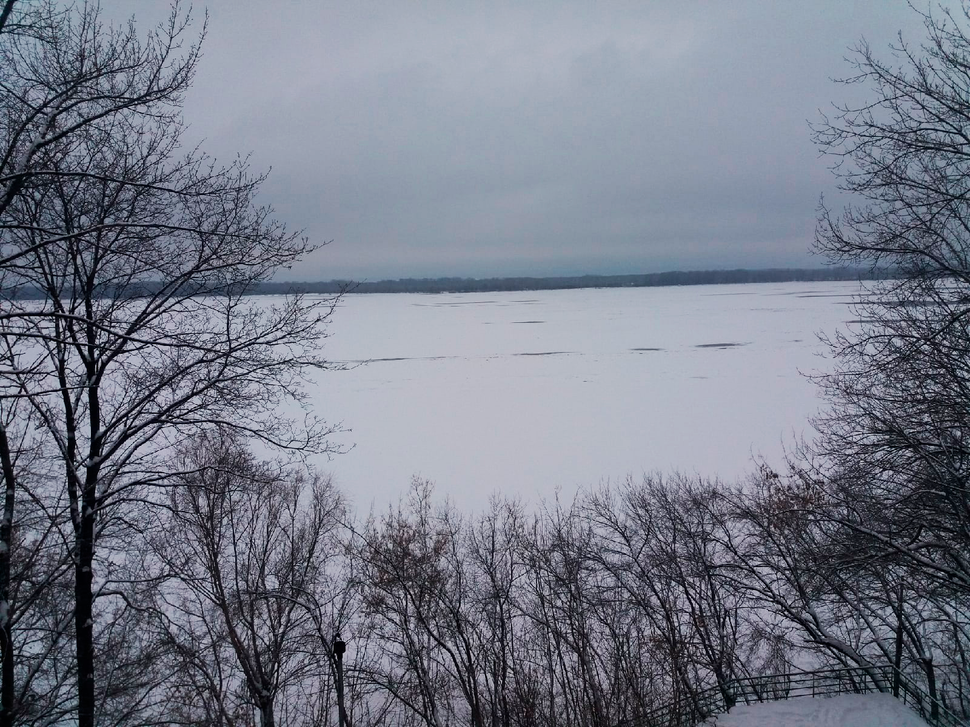
#> input picture lab 4/image.png, 970 x 727 px, shrunk from 1600 x 1200 before the run
$ python math_white.py
#> lines starting #> are read from the running program, lines starting #| are printed output that depends on the picture
#> further down, orig_image is the input picture: shape (727, 970, 3); mean B, G, R 137.2, 123.2, 118.1
import cv2
import numpy as np
from numpy import dstack

Rw = 141
Gw = 144
Bw = 153

diag_matrix = np.array([[255 / Rw, 0, 0],
                        [0, 255 / Gw, 0],
                        [0, 0, 255 / Bw]])


def correct_color(image):
    b, g, r = cv2.split(image)
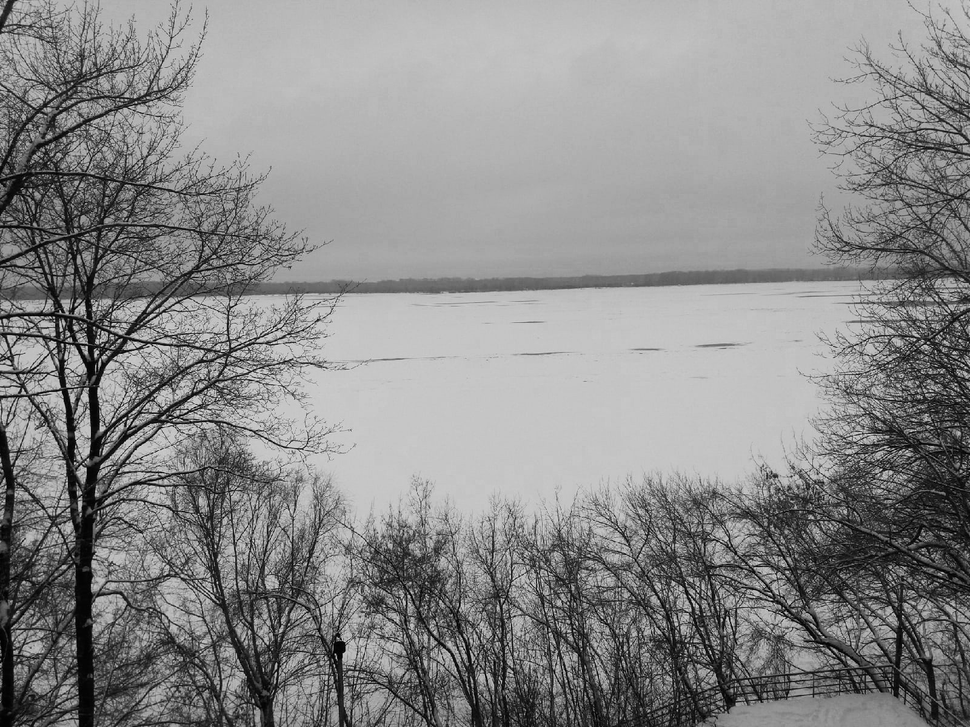
#> b: shape (727, 970); min 0, max 235, mean 137.2
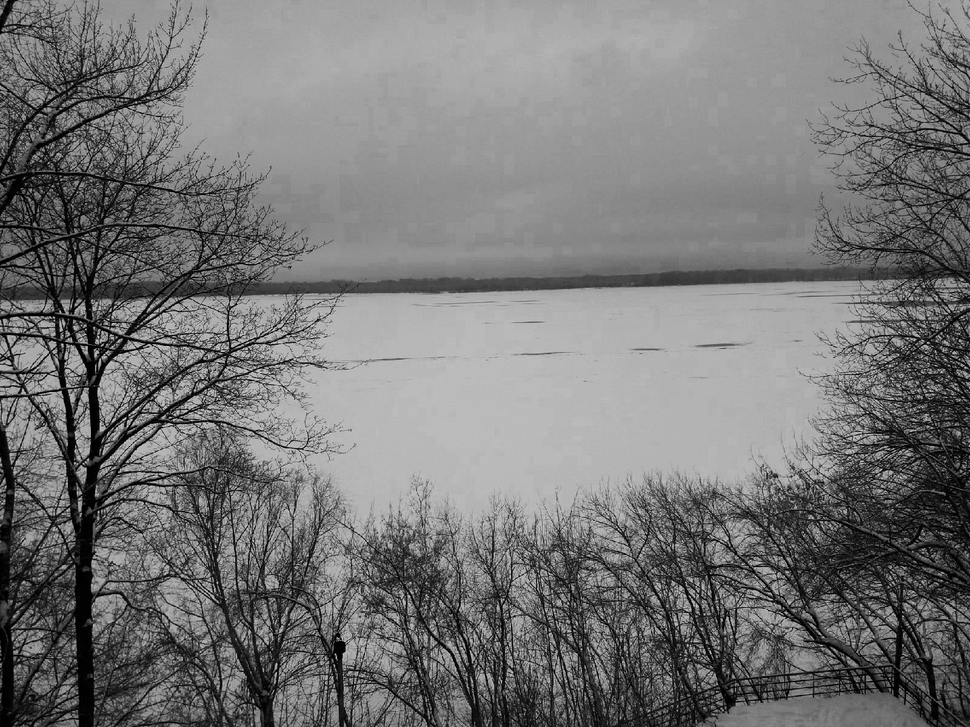
#> r: shape (727, 970); min 0, max 223, mean 118.1
    balance_r = diag_matrix[0][0] * r + diag_matrix[0][1] * g + diag_matrix[0][2] * b
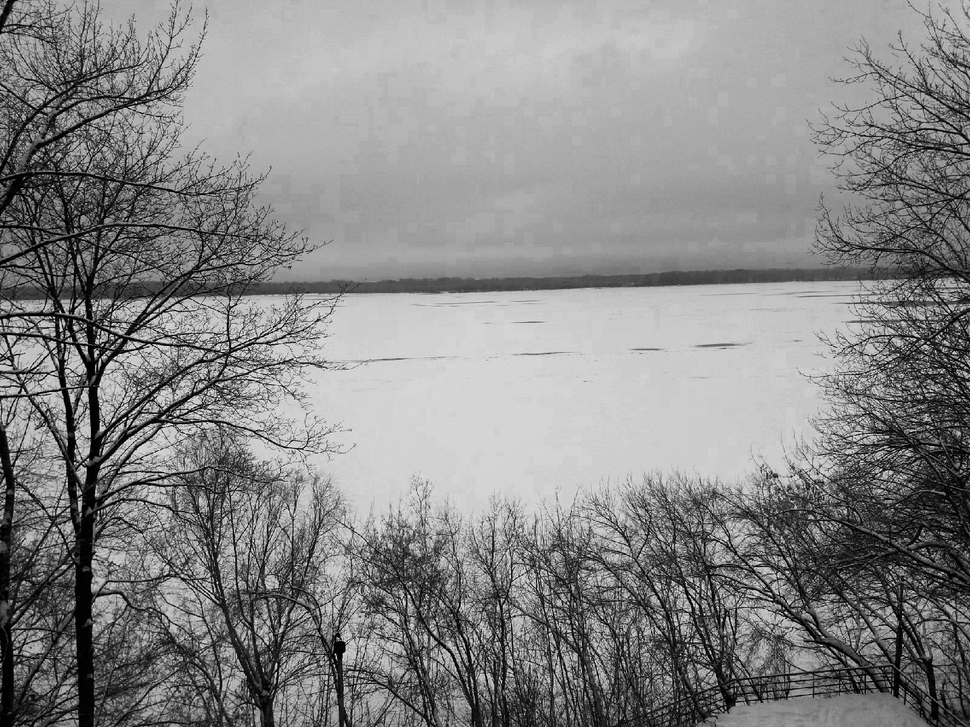
#> balance_r: shape (727, 970) float64; min 0, max 403.3, mean 213.6; drawn with min black and max white
    balance_g = diag_matrix[1][0] * r + diag_matrix[1][1] * g + diag_matrix[1][2] * b
    balance_b = diag_matrix[2][0] * r + diag_matrix[2][1] * g + diag_matrix[2][2] * b
    return dstack((balance_b, balance_g, balance_r))
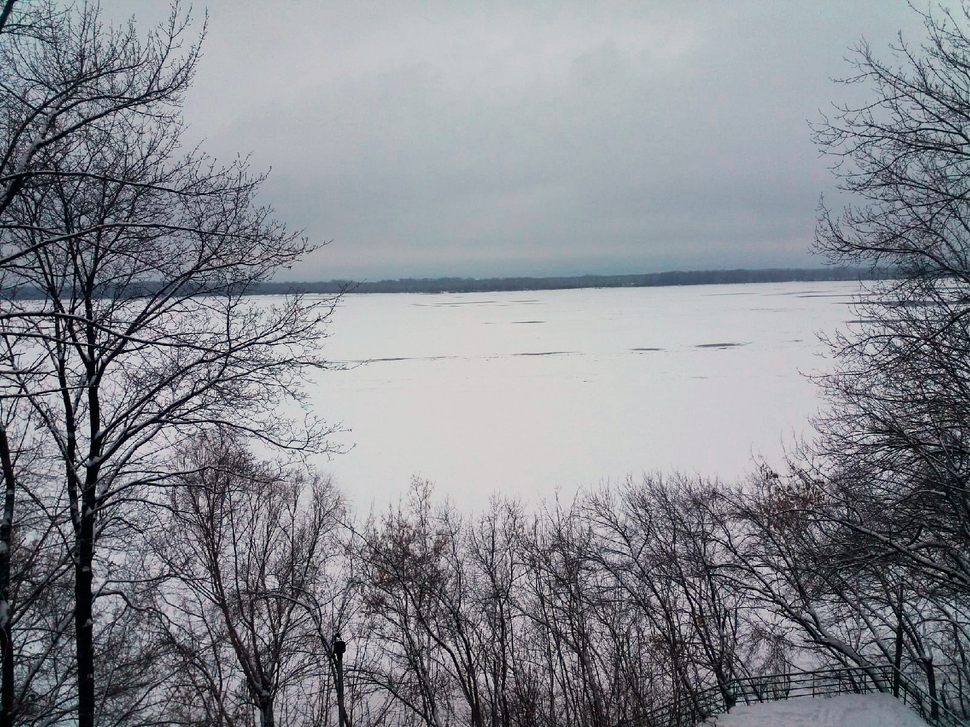
#> returned value: shape (727, 970, 3) float64; mean of channels 0, 1, 2 228.6, 218.2, 213.6; drawn with min black and max white


orig_image = cv2.imread("../image.png")
balance_image = correct_color(orig_image)
cv2.imwrite("../out/balance_image.png", balance_image)
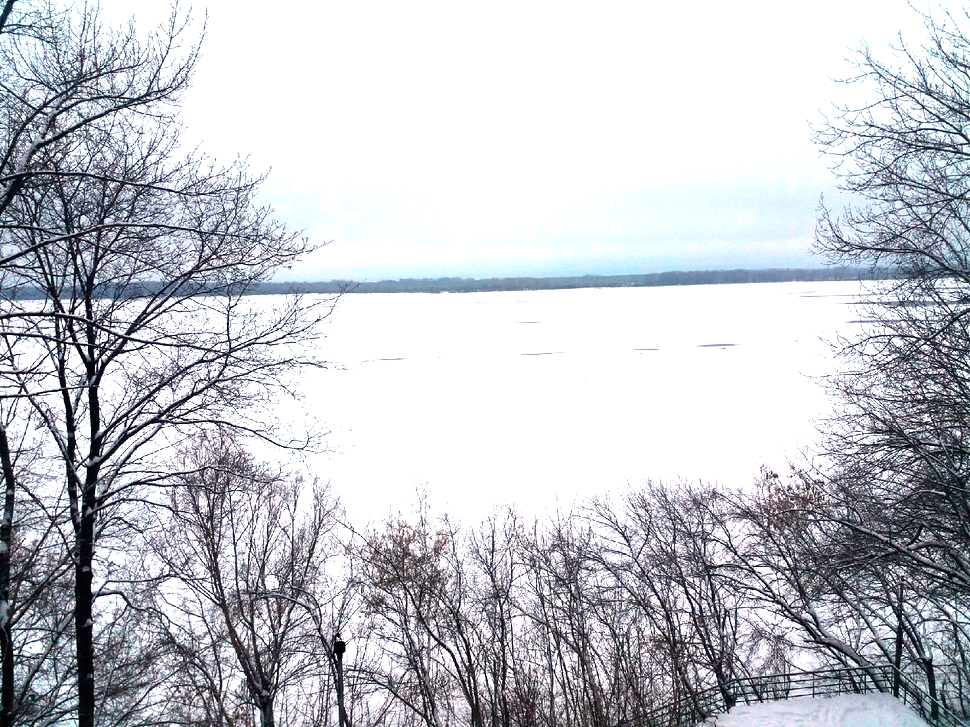
#> saved as balance_image.png: shape (727, 970, 3); mean B, G, R 203.5, 196.5, 194.2
